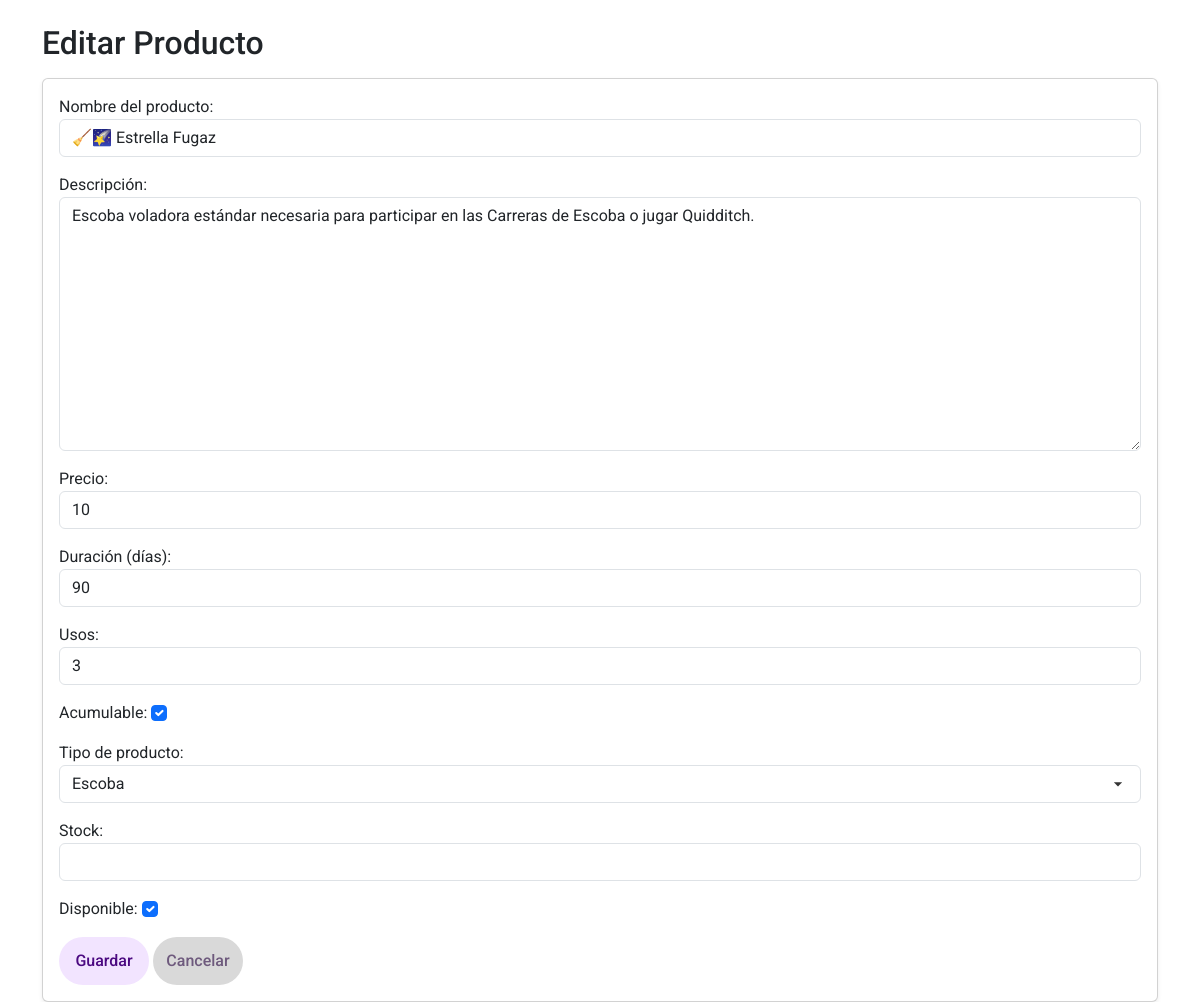
/dashboard/update_product/1/ (signed in), run on the app's committed database.
### apps/stores/models.py (models this page shows, shortened)
class Product(models.Model):
    name = models.CharField(max_length=130)
    description = models.TextField()
    price = models.PositiveIntegerField()
    store = models.ForeignKey(
        Store, on_delete=models.CASCADE, related_name='products'
    )
    PRODUCT_TYPES = [
        ('broom', 'Escoba'),
        ('pet', 'Mascota'),
        ('wand', 'Varita'),
        ('wheezes', 'Sortilegios'),
        ('misc', 'Miscelaneos'),
    ]
    product_type = models.CharField(max_length=20, choices=PRODUCT_TYPES, default='misc')
    duration_days = models.PositiveIntegerField(blank=True, null=True)
    uses = models.PositiveIntegerField(null=True, blank=True)
    stackable = models.BooleanField(default=False)

### apps/dashboards/shop_views.py (the view)
# urls.py: path("update_product/<int:pk>/", shop_views.update_product_view, name="update_product"),
@login_required
def update_product_view(request, pk):
    product = get_object_or_404(Product, pk=pk)
    if request.method == "POST":
        form = ProductUpdateForm(request.POST, instance=product)
        if form.is_valid():
            with db_transaction.atomic():
                form.save()
                messages.success(request, "Producto actualizado correctamente.")
                return redirect("shopkeeper_dashboard")
    else:
        form = ProductUpdateForm(instance=product)
    return render(request, "shopkeeper/forms/product_form.html", {"form": form, "product": product})

### apps/dashboards/templates/shopkeeper/forms/product_form.html (shortened to what this page needs)
{% extends "base.html" %}
{% load static %}
{% block body_class %}dashboard-body{% endblock %}
{% block body %}
<main class="container mt-4">
    <h2 class="mb-3">
        {% if form.instance.pk %}Editar Producto{% else %}Agregar Producto{% endif %}
    </h2>
    <form method="post" class="card p-3 shadow-sm">
        {{ form.as_p }}
        <div>
            <button type="button" class="btn btn-primary" data-title="Guardar cambios"
                data-message="¿Desea guardar los cambios a este producto?" onclick="showConfirm(this)">
                Guardar
            </button>
            <a href="{% url 'shopkeeper_dashboard' %}" class="btn btn-secondary">
                Cancelar
            </a>
        </div>
    </form>
</main>
{% endblock %}

### static/css/base.css (style rules this page uses)
:root { --font-family: "Roboto", "sans-serif"; --white: #ffffff; --black: #000000; --grey: #d9d9d9; --dark-purple: #4b0981; --dark-purple-dim: #6e5a7d; --light-purple: #f2e4ff; --light-purple-dim: #d3c4e3; --strong-purple: #9747ff; --red: #b24747; --dark-red: #7d1e1e; --orange: #ffb266; --green: #4bb247; --dark-green: #1f7b1c; --light-blue: #c4cfe3; }
* { margin: 0; padding: 0; box-sizing: border-box; }
body { font-family: var(--font-family); background-color: var(--white); font-size: 16px; line-height: 1.5; }
html, body { height: 100%; }
main, .content-wrapper { flex: 1 0 auto; }

### static/css/components.css (style rules this page uses)
select, datalist, .form-select { appearance: none !important; -webkit-appearance: none !important; -moz-appearance: none !important; background-image: none !important; }
.btn { display: inline-flex; align-items: center; justify-content: center; padding: 12px; border-radius: 50px; border: none; font-family: var(--font-family); font-size: 16px; font-weight: 500; cursor: pointer; transition: background-color 0.3s ease, color 0.3s ease; text-decoration: none; min-width: 90px; max-width: max-content; text-align: center; }
.btn-primary { background-color: var(--light-purple); color: var(--dark-purple); }
.btn-secondary { background-color: var(--grey); color: var(--dark-purple-dim); }
a { transition: color 0.3s ease; font-weight: 500; }

### data on the page
Product: name "🧹🌠 Estrella Fugaz", description "Escoba voladora estándar necesaria para participar en las Carreras de Escoba o jugar Quidditch.", price "10", duration_days "90", uses "3", stackable "☑", product_type "Escoba"
